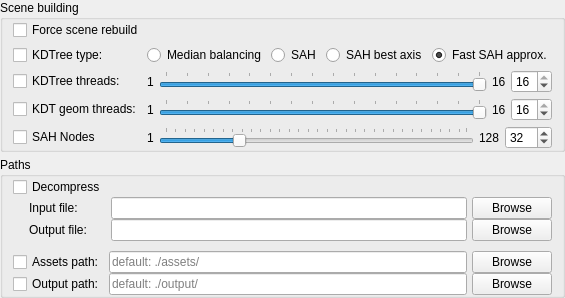
            <widget class="QWidget" name="scenePathsTab">
             <attribute name="title">
              <string>Scene &amp;&amp; Paths</string>
             </attribute>
             <layout class="QVBoxLayout" name="verticalLayout_9">
              <property name="spacing">
               <number>5</number>
              </property>
              <property name="leftMargin">
               <number>0</number>
              </property>
              <property name="topMargin">
               <number>0</number>
              </property>
              <property name="rightMargin">
               <number>0</number>
              </property>
              <property name="bottomMargin">
               <number>0</number>
              </property>
              <item>
               <widget class="QGroupBox" name="sceneGroup">
                <property name="title">
                 <string>Scene building</string>
                </property>
                <layout class="QGridLayout" name="gridLayout_6">
                 <property name="leftMargin">
                  <number>10</number>
                 </property>
                 <property name="topMargin">
                  <number>0</number>
                 </property>
                 <property name="rightMargin">
                  <number>10</number>
                 </property>
                 <property name="bottomMargin">
                  <number>0</number>
                 </property>
                 <property name="spacing">
                  <number>5</number>
                 </property>
                 <item row="0" column="0">
                  <widget class="QCheckBox" name="rebuildSceneCheckbox">
                   <property name="text">
                    <string>Force scene rebuild</string>
                   </property>
                  </widget>
                 </item>
                 <item row="1" column="0">
                  <widget class="QWidget" name="kdtWidget" native="true">
                   <layout class="QGridLayout" name="sceneGrid">
                    <property name="leftMargin">
                     <number>0</number>
                    </property>
                    <property name="topMargin">
                     <number>0</number>
                    </property>
                    <property name="rightMargin">
                     <number>0</number>
                    </property>
                    <property name="bottomMargin">
                     <number>0</number>
                    </property>
                    <property name="spacing">
                     <number>5</number>
                    </property>
                    <item row="2" column="0">
                     <widget class="QCheckBox" name="kdtThreadsCheckbox">
                      <property name="text">
                       <string>KDTree threads:</string>
                      </property>
                     </widget>
                    </item>
                    <item row="1" column="0">
                     <widget class="QCheckBox" name="kdtTypeCheckbox">
                      <property name="sizePolicy">
                       <sizepolicy hsizetype="Fixed" vsizetype="Fixed">
                        <horstretch>0</horstretch>
                        <verstretch>0</verstretch>
                       </sizepolicy>
                      </property>
                      <property name="text">
                       <string>KDTree type:</string>
                      </property>
                     </widget>
                    </item>
                    <item row="3" column="0">
                     <widget class="QCheckBox" name="kdtGeomThreadsCheckbox">
                      <property name="text">
                       <string>KDT geom threads:</string>
                      </property>
                     </widget>
                    </item>
                    <item row="4" column="0">
                     <widget class="QCheckBox" name="SAHnodesCheckbox">
                      <property name="text">
                       <string>SAH Nodes</string>
                      </property>
                     </widget>
                    </item>
                    <item row="1" column="2">
                     <widget class="QWidget" name="kdtTypeWidget" native="true">
                      <layout class="QHBoxLayout" name="kdtTypeLayout">
                       <property name="spacing">
                        <number>5</number>
                       </property>
                       <property name="leftMargin">
                        <number>0</number>
                       </property>
                       <property name="topMargin">
                        <number>0</number>
                       </property>
                       <property name="rightMargin">
                        <number>0</number>
                       </property>
                       <property name="bottomMargin">
                        <number>0</number>
                       </property>
                       <item>
                        <widget class="QRadioButton" name="medianBalancingButton">
                         <property name="text">
                          <string>Median balancing</string>
                         </property>
                        </widget>
                       </item>
                       <item>
                        <widget class="QRadioButton" name="SAHButton">
                         <property name="text">
                          <string>SAH</string>
                         </property>
                        </widget>
                       </item>
                       <item>
                        <widget class="QRadioButton" name="SAHbestAxisButton">
                         <property name="text">
                          <string>SAH best axis</string>
                         </property>
                        </widget>
                       </item>
                       <item>
                        <widget class="QRadioButton" name="fastSAHButton">
                         <property name="text">
                          <string>Fast SAH approx.</string>
                         </property>
                         <property name="checked">
                          <bool>true</bool>
                         </property>
                        </widget>
                       </item>
                      </layout>
                     </widget>
                    </item>
                    <item row="2" column="2">
                     <widget class="QWidget" name="kdtThreadsWidget" native="true">
                      <property name="enabled">
                       <bool>true</bool>
                      </property>
                      <layout class="QHBoxLayout" name="kdtThreadsLayout">
                       <property name="spacing">
                        <number>5</number>
                       </property>
                       <property name="leftMargin">
                        <number>0</number>
                       </property>
                       <property name="topMargin">
                        <number>0</number>
                       </property>
                       <property name="rightMargin">
                        <number>0</number>
                       </property>
                       <property name="bottomMargin">
                        <number>0</number>
                       </property>
                       <item>
                        <widget class="QLabel" name="kdtThreadsMinLabel">
                         <property name="text">
                          <string>1</string>
                         </property>
                        </widget>
                       </item>
                       <item>
                        <widget class="QSlider" name="kdtThreadsSlider">
                         <property name="minimum">
                          <number>1</number>
                         </property>
                         <property name="maximum">
                          <number>16</number>
                         </property>
                         <property name="pageStep">
                          <number>1</number>
                         </property>
                         <property name="value">
                          <number>16</number>
                         </property>
                         <property name="sliderPosition">
                          <number>16</number>
                         </property>
                         <property name="orientation">
                          <enum>Qt::Horizontal</enum>
                         </property>
                         <property name="tickPosition">
                          <enum>QSlider::TicksAbove</enum>
                         </property>
                         <property name="tickInterval">
                          <number>1</number>
                         </property>
                        </widget>
                       </item>
                       <item>
                        <widget class="QLabel" name="kdtThreadsMaxLabel">
                         <property name="text">
                          <string>16</string>
                         </property>
                        </widget>
                       </item>
                       <item>
                        <widget class="QSpinBox" name="kdtThreadsSpinbox">
                         <property name="minimum">
                          <number>1</number>
                         </property>
                         <property name="maximum">
                          <number>16</number>
                         </property>
                         <property name="value">
                          <number>16</number>
                         </property>
                        </widget>
                       </item>
                      </layout>
                     </widget>
                    </item>
                    <item row="3" column="2">
                     <widget class="QWidget" name="kdtGeomThreadsWidget" native="true">
                      <layout class="QHBoxLayout" name="kdtGeomThreadsLayout">
                       <property name="spacing">
                        <number>5</number>
                       </property>
                       <property name="leftMargin">
                        <number>0</number>
                       </property>
                       <property name="topMargin">
                        <number>0</number>
                       </property>
                       <property name="rightMargin">
                        <number>0</number>
                       </property>
                       <property name="bottomMargin">
                        <number>0</number>
                       </property>
                       <item>
                        <widget class="QLabel" name="kdtGeomThreadsMinLabel">
                         <property name="text">
                          <string>1</string>
                         </property>
                        </widget>
                       </item>
                       <item>
                        <widget class="QSlider" name="kdtGeomThreadsSlider">
                         <property name="minimum">
                          <number>1</number>
                         </property>
                         <property name="maximum">
                          <number>16</number>
                         </property>
                         <property name="pageStep">
                          <number>1</number>
                         </property>
                         <property name="value">
                          <number>16</number>
                         </property>
                         <property name="sliderPosition">
                          <number>16</number>
                         </property>
                         <property name="orientation">
                          <enum>Qt::Horizontal</enum>
                         </property>
                         <property name="tickPosition">
                          <enum>QSlider::TicksAbove</enum>
                         </property>
                        </widget>
                       </item>
                       <item>
                        <widget class="QLabel" name="kdtGeomThreadsMaxLabel">
                         <property name="text">
                          <string>16</string>
                         </property>
                        </widget>
                       </item>
                       <item>
                        <widget class="QSpinBox" name="kdtGeomThreadsSpinbox">
                         <property name="minimum">
                          <number>1</number>
                         </property>
                         <property name="maximum">
                          <number>16</number>
                         </property>
                         <property name="value">
                          <number>16</number>
                         </property>
                        </widget>
                       </item>
                      </layout>
                     </widget>
                    </item>
                    <item row="4" column="2">
                     <widget class="QWidget" name="SAHnodesWidget" native="true">
                      <layout class="QHBoxLayout" name="SAHnodesLayout">
                       <property name="spacing">
                        <number>5</number>
                       </property>
                       <property name="leftMargin">
                        <number>0</number>
                       </property>
                       <property name="topMargin">
                        <number>0</number>
                       </property>
                       <property name="rightMargin">
                        <number>0</number>
                       </property>
                       <property name="bottomMargin">
                        <number>0</number>
                       </property>
                       <item>
                        <widget class="QLabel" name="SAHnodesMinLabel">
                         <property name="text">
                          <string>1</string>
                         </property>
                        </widget>
                       </item>
                       <item>
                        <widget class="QSlider" name="SAHnodesSlider">
                         <property name="minimum">
                          <number>1</number>
                         </property>
                         <property name="maximum">
                          <number>128</number>
                         </property>
                         <property name="pageStep">
                          <number>1</number>
                         </property>
                         <property name="value">
                          <number>32</number>
                         </property>
                         <property name="sliderPosition">
                          <number>32</number>
                         </property>
                         <property name="orientation">
                          <enum>Qt::Horizontal</enum>
                         </property>
                         <property name="tickPosition">
                          <enum>QSlider::TicksAbove</enum>
                         </property>
                         <property name="tickInterval">
                          <number>4</number>
                         </property>
                        </widget>
                       </item>
                       <item>
                        <widget class="QLabel" name="SAHnodesMaxLabel">
                         <property name="text">
                          <string>128</string>
                         </property>
                        </widget>
                       </item>
                       <item>
                        <widget class="QSpinBox" name="SAHnodesSpinbox">
                         <property name="minimum">
                          <number>1</number>
                         </property>
                         <property name="maximum">
                          <number>128</number>
                         </property>
                         <property name="value">
                          <number>32</number>
                         </property>
                        </widget>
                       </item>
                      </layout>
                     </widget>
                    </item>
                   </layout>
                  </widget>
                 </item>
                </layout>
               </widget>
              </item>
              <item>
               <widget class="QGroupBox" name="pathsBox">
                <property name="title">
                 <string>Paths</string>
                </property>
                <layout class="QGridLayout" name="gridLayout_3">
                 <property name="leftMargin">
                  <number>10</number>
                 </property>
                 <property name="topMargin">
                  <number>0</number>
                 </property>
                 <property name="rightMargin">
                  <number>10</number>
                 </property>
                 <property name="bottomMargin">
                  <number>0</number>
                 </property>
                 <property name="spacing">
                  <number>0</number>
                 </property>
                 <item row="1" column="0">
                  <layout class="QGridLayout" name="pathsGrid">
                   <property name="topMargin">
                    <number>5</number>
                   </property>
                   <property name="horizontalSpacing">
                    <number>5</number>
                   </property>
                   <property name="verticalSpacing">
                    <number>0</number>
                   </property>
                   <item row="3" column="2">
                    <widget class="QLineEdit" name="assetsEdit">
                     <property name="placeholderText">
                      <string>default: ./assets/</string>
                     </property>
                    </widget>
                   </item>
                   <item row="4" column="1">
                    <widget class="QCheckBox" name="outputCheckbox">
                     <property name="text">
                      <string>Output path:</string>
                     </property>
                    </widget>
                   </item>
                   <item row="4" column="2">
                    <widget class="QLineEdit" name="outputEdit">
                     <property name="placeholderText">
                      <string>default: ./output/</string>
                     </property>
                    </widget>
                   </item>
                   <item row="4" column="3">
                    <widget class="QPushButton" name="outputBrowseButton">
                     <property name="cursor">
                      <cursorShape>PointingHandCursor</cursorShape>
                     </property>
                     <property name="text">
                      <string>Browse</string>
                     </property>
                    </widget>
                   </item>
                   <item row="3" column="1">
                    <widget class="QCheckBox" name="assetsCheckbox">
                     <property name="text">
                      <string>Assets path:</string>
                     </property>
                    </widget>
                   </item>
                   <item row="3" column="3">
                    <widget class="QPushButton" name="assetsBrowseButton">
                     <property name="cursor">
                      <cursorShape>PointingHandCursor</cursorShape>
                     </property>
                     <property name="text">
                      <string>Browse</string>
                     </property>
                    </widget>
                   </item>
                  </layout>
                 </item>
                 <item row="0" column="0">
                  <widget class="QWidget" name="unzipWidget" native="true">
                   <layout class="QGridLayout" name="gridLayout">
                    <property name="leftMargin">
                     <number>0</number>
                    </property>
                    <property name="topMargin">
                     <number>0</number>
                    </property>
                    <property name="rightMargin">
                     <number>0</number>
                    </property>
                    <property name="bottomMargin">
                     <number>5</number>
                    </property>
                    <property name="horizontalSpacing">
                     <number>5</number>
                    </property>
                    <property name="verticalSpacing">
                     <number>0</number>
                    </property>
                    <item row="1" column="1">
                     <widget class="QLineEdit" name="unzipInputEdit"/>
                    </item>
                    <item row="2" column="0">
                     <widget class="QLabel" name="unzipOutputLabel">
                      <property name="text">
                       <string>Output file:</string>
                      </property>
                      <property name="indent">
                       <number>16</number>
                      </property>
                     </widget>
                    </item>
                    <item row="1" column="0">
                     <widget class="QLabel" name="unzipInputLabel">
                      <property name="text">
                       <string>Input file:</string>
                      </property>
                      <property name="indent">
                       <number>16</number>
                      </property>
                     </widget>
                    </item>
                    <item row="0" column="0">
                     <widget class="QCheckBox" name="unzipCheckbox">
                      <property name="text">
                       <string>Decompress</string>
                      </property>
                     </widget>
                    </item>
                    <item row="1" column="2">
                     <widget class="QPushButton" name="unzipInputBrowseButton">
                      <property name="cursor">
                       <cursorShape>PointingHandCursor</cursorShape>
                      </property>
                      <property name="text">
                       <string>Browse</string>
                      </property>
                     </widget>
                    </item>
                    <item row="2" column="1">
                     <widget class="QLineEdit" name="unzipOutputEdit"/>
                    </item>
                    <item row="2" column="2">
                     <widget class="QPushButton" name="unzipOutputBrowseButton">
                      <property name="cursor">
                       <cursorShape>PointingHandCursor</cursorShape>
                      </property>
                      <property name="text">
                       <string>Browse</string>
                      </property>
                     </widget>
                    </item>
                   </layout>
                  </widget>
                 </item>
                </layout>
               </widget>
              </item>
             </layout>
            </widget>
